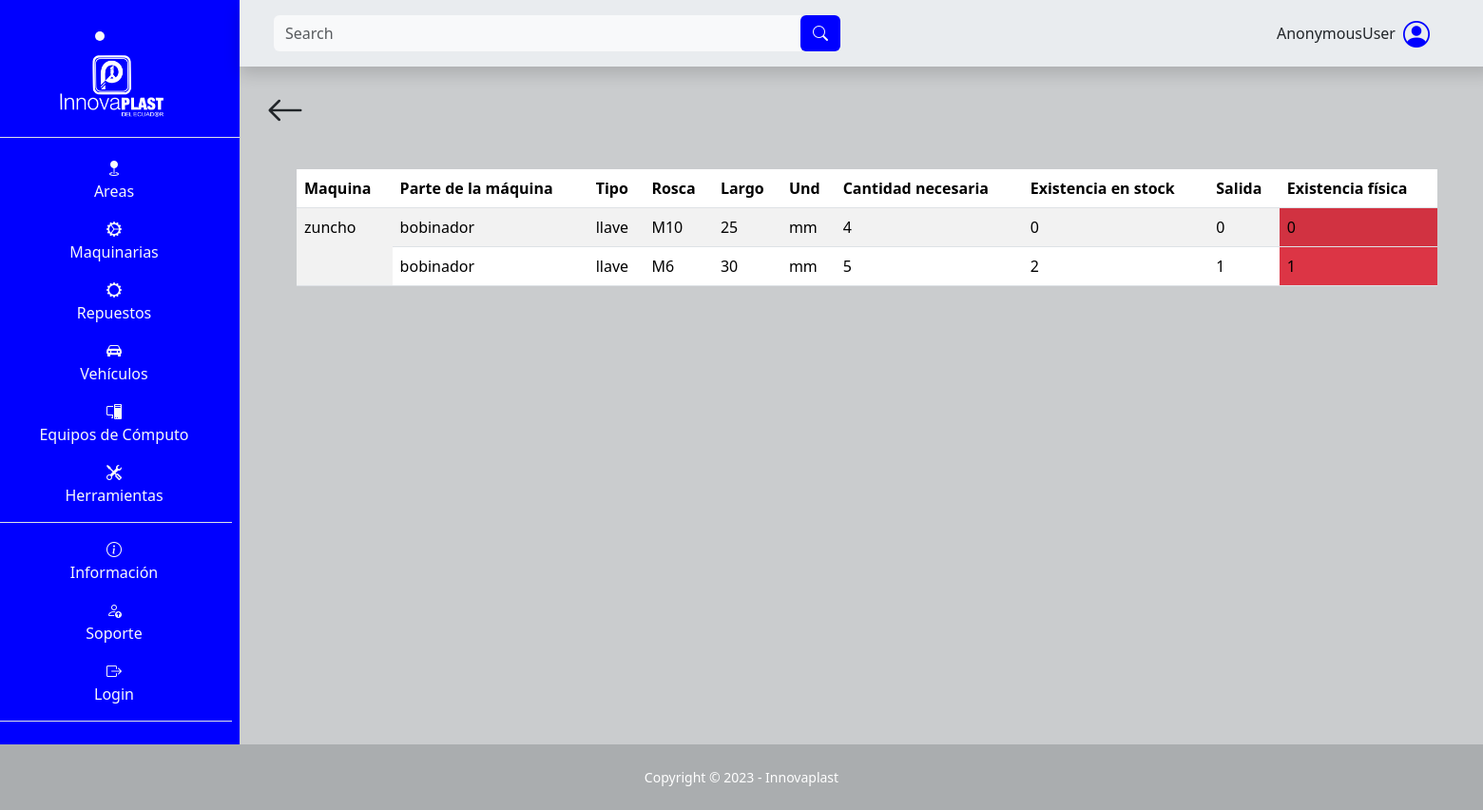
Before: /repuesto/alertas_repuesto/ with the older database file.
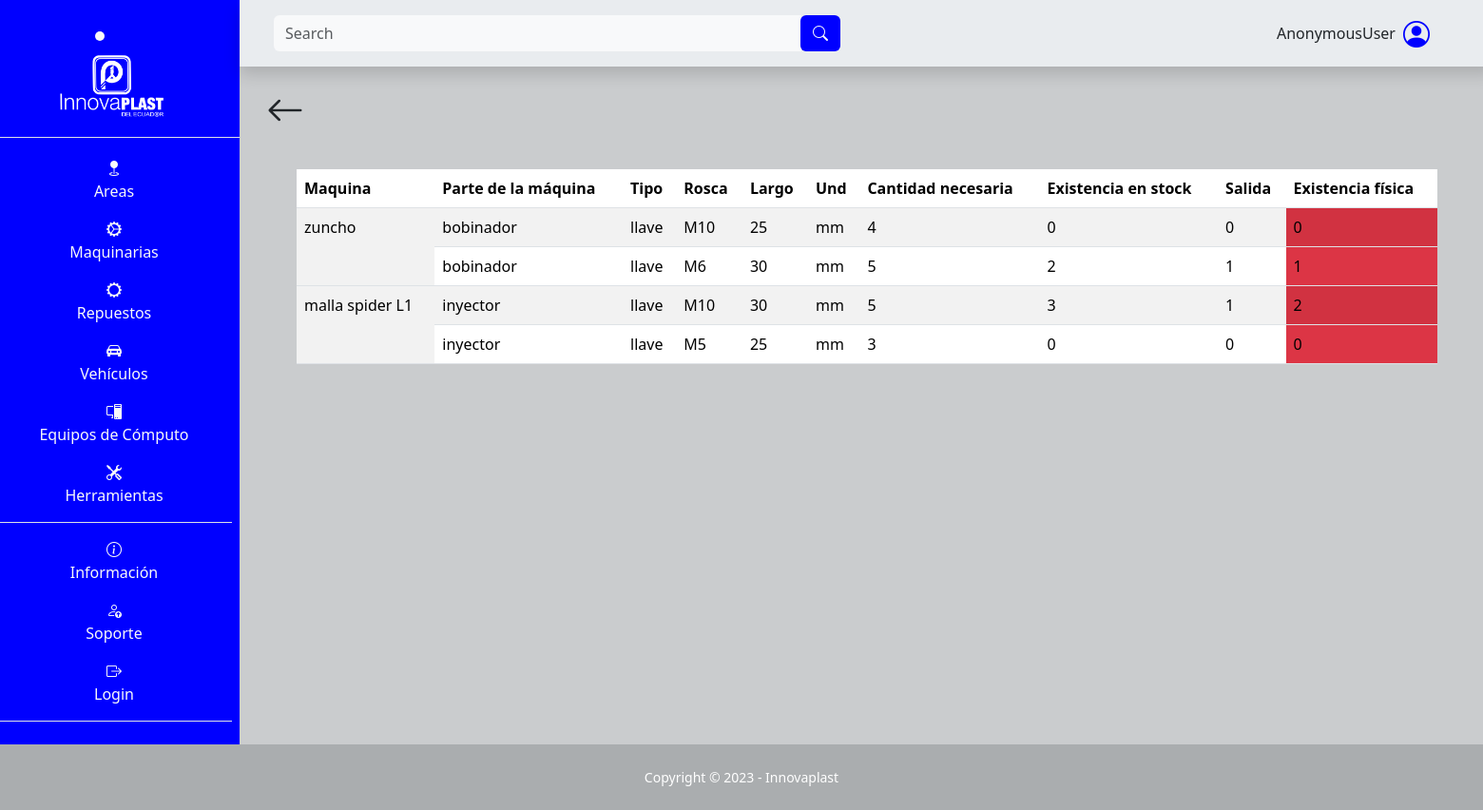
After: the same page with the newer database file.
### SGE_repuesto/models.py (models this page shows, shortened)
class Maquina(models.Model):
    nombre = models.CharField(max_length=100, null=False, blank=False)

class Inventario(models.Model):
    parte = models.ForeignKey(Parte, on_delete=models.CASCADE)
    tipo = models.CharField(max_length=50, null=False, blank=False)
    rosca = models.CharField(max_length=50, null=False, blank=False)
    largo = models.CharField(max_length=50, null=False, blank=False)
    und = models.CharField(max_length=50, null=False, blank=False)
    cantidad_necesaria = models.IntegerField(null=False, blank=False)
    existencia_stock = models.IntegerField(null=False, blank=False)
    salida = models.IntegerField(null=False, blank=False)

class Parte(models.Model):
    maquina = models.ForeignKey(Maquina, on_delete=models.CASCADE)
    nombre = models.CharField(max_length=50, null=False, blank=False)

### SGE_repuesto/views.py (the view)
# urls.py: path('alertas_repuesto/', views.alerta_repuesto, name='alerta_repuesto'),
def alerta_repuesto(request):
    inventarios = Inventario.objects.annotate(existencia_fisica=F('existencia_stock') - F('salida')).filter(existencia_fisica__lte=2)
    context = {
        'inventarios': inventarios
    }
    return render(request, 'SGE_repuesto/alerta.html', context)

### templates/SGE_repuesto/alerta.html (shortened to what this page needs)
{% extends "layout/base.html" %}
{% block 'search' %}
<form class="d-flex form-inline mr-auto ml-md-3 my-2 my-md-0 ms-3 me-3 mw-100 navbar-search" role="search" action="" method='GET'>
    <div class="input-group">
        <input class="form-control bg-light border-0 small" id="search-input" name="search" type="search" placeholder="Search" aria-label="Search">
        <div class="input-group-append">
            <button class="btn barra text-light" type="submit">
                <i class="bi bi-search"></i>
            </button>
        </div>
    </div>
</form>
{% endblock 'search' %}
{% block 'content' %}
<div class="container">
    <div class="d-flex p-3 justify-content-between">
        <a class="text-decoration-none text-dark flecha-atras" href="{% url "repuesto_maquina" %}">
            <i class="bi bi-arrow-left fs-1"></i>
        </a>
    </div>
    <div class="mt-3 ps-5 pe-5">
        <table class="table table-striped">
            <thead>
                <tr>
                    <th>Maquina</th>
                    <th>Parte de la máquina</th>
                    <th>Tipo</th>
                    <th>Rosca</th>
                    <th>Largo</th>
                    <th>Und</th>
                    <th>Cantidad necesaria</th>
                    <th>Existencia en stock</th>
                    <th>Salida</th>
                    <th>Existencia física</th>
                </tr>
            </thead>
            <tbody>
                {% regroup inventarios by parte.maquina.nombre as maquina_list %}
                {% for maquina in maquina_list %}
                    <tr>
                        <td rowspan="{{ maquina.list|length }}">{{ maquina.grouper }}</td>
                        {% for inventario in maquina.list %}
                            <td>{{ inventario.parte.nombre }}</td>
                            <td>{{ inventario.tipo }}</td>
                            <td>{{ inventario.rosca }}</td>
                            <td>{{ inventario.largo }}</td>
                            <td>{{ inventario.und }}</td>
                            <td>{{ inventario.cantidad_necesaria }}</td>
                            <td>{{ inventario.existencia_stock }}</td>
                            <td>{{ inventario.salida }}</td>
                            {% if inventario.existencia_fisica <= 2 %}
                                <td class="bg-danger">{{ inventario.existencia_fisica }}</td>
                            {% else %}
                                <td class="">{{ inventario.existencia_fisica }}</td>
                            {% endif %}
                        </tr>
                        {% endfor %}
                {% endfor %}
            </tbody>
        </table>
    </div>
</div>
{% endblock %}

Changed rows visible on the page:
now on this page (row unchanged): Maquina: grouper "malla spider L1"
added Inventario: parte.nombre "inyector", tipo "llave", rosca "M10", largo "30", und "mm", cantidad_necesaria "5", existencia_stock "3", salida "1", existencia_fisica "2", shown under "malla spider L1"
added Inventario: parte.nombre "inyector", tipo "llave", rosca "M5", largo "25", und "mm", cantidad_necesaria "3", existencia_stock "0", salida "0", existencia_fisica "0", shown under "malla spider L1"
